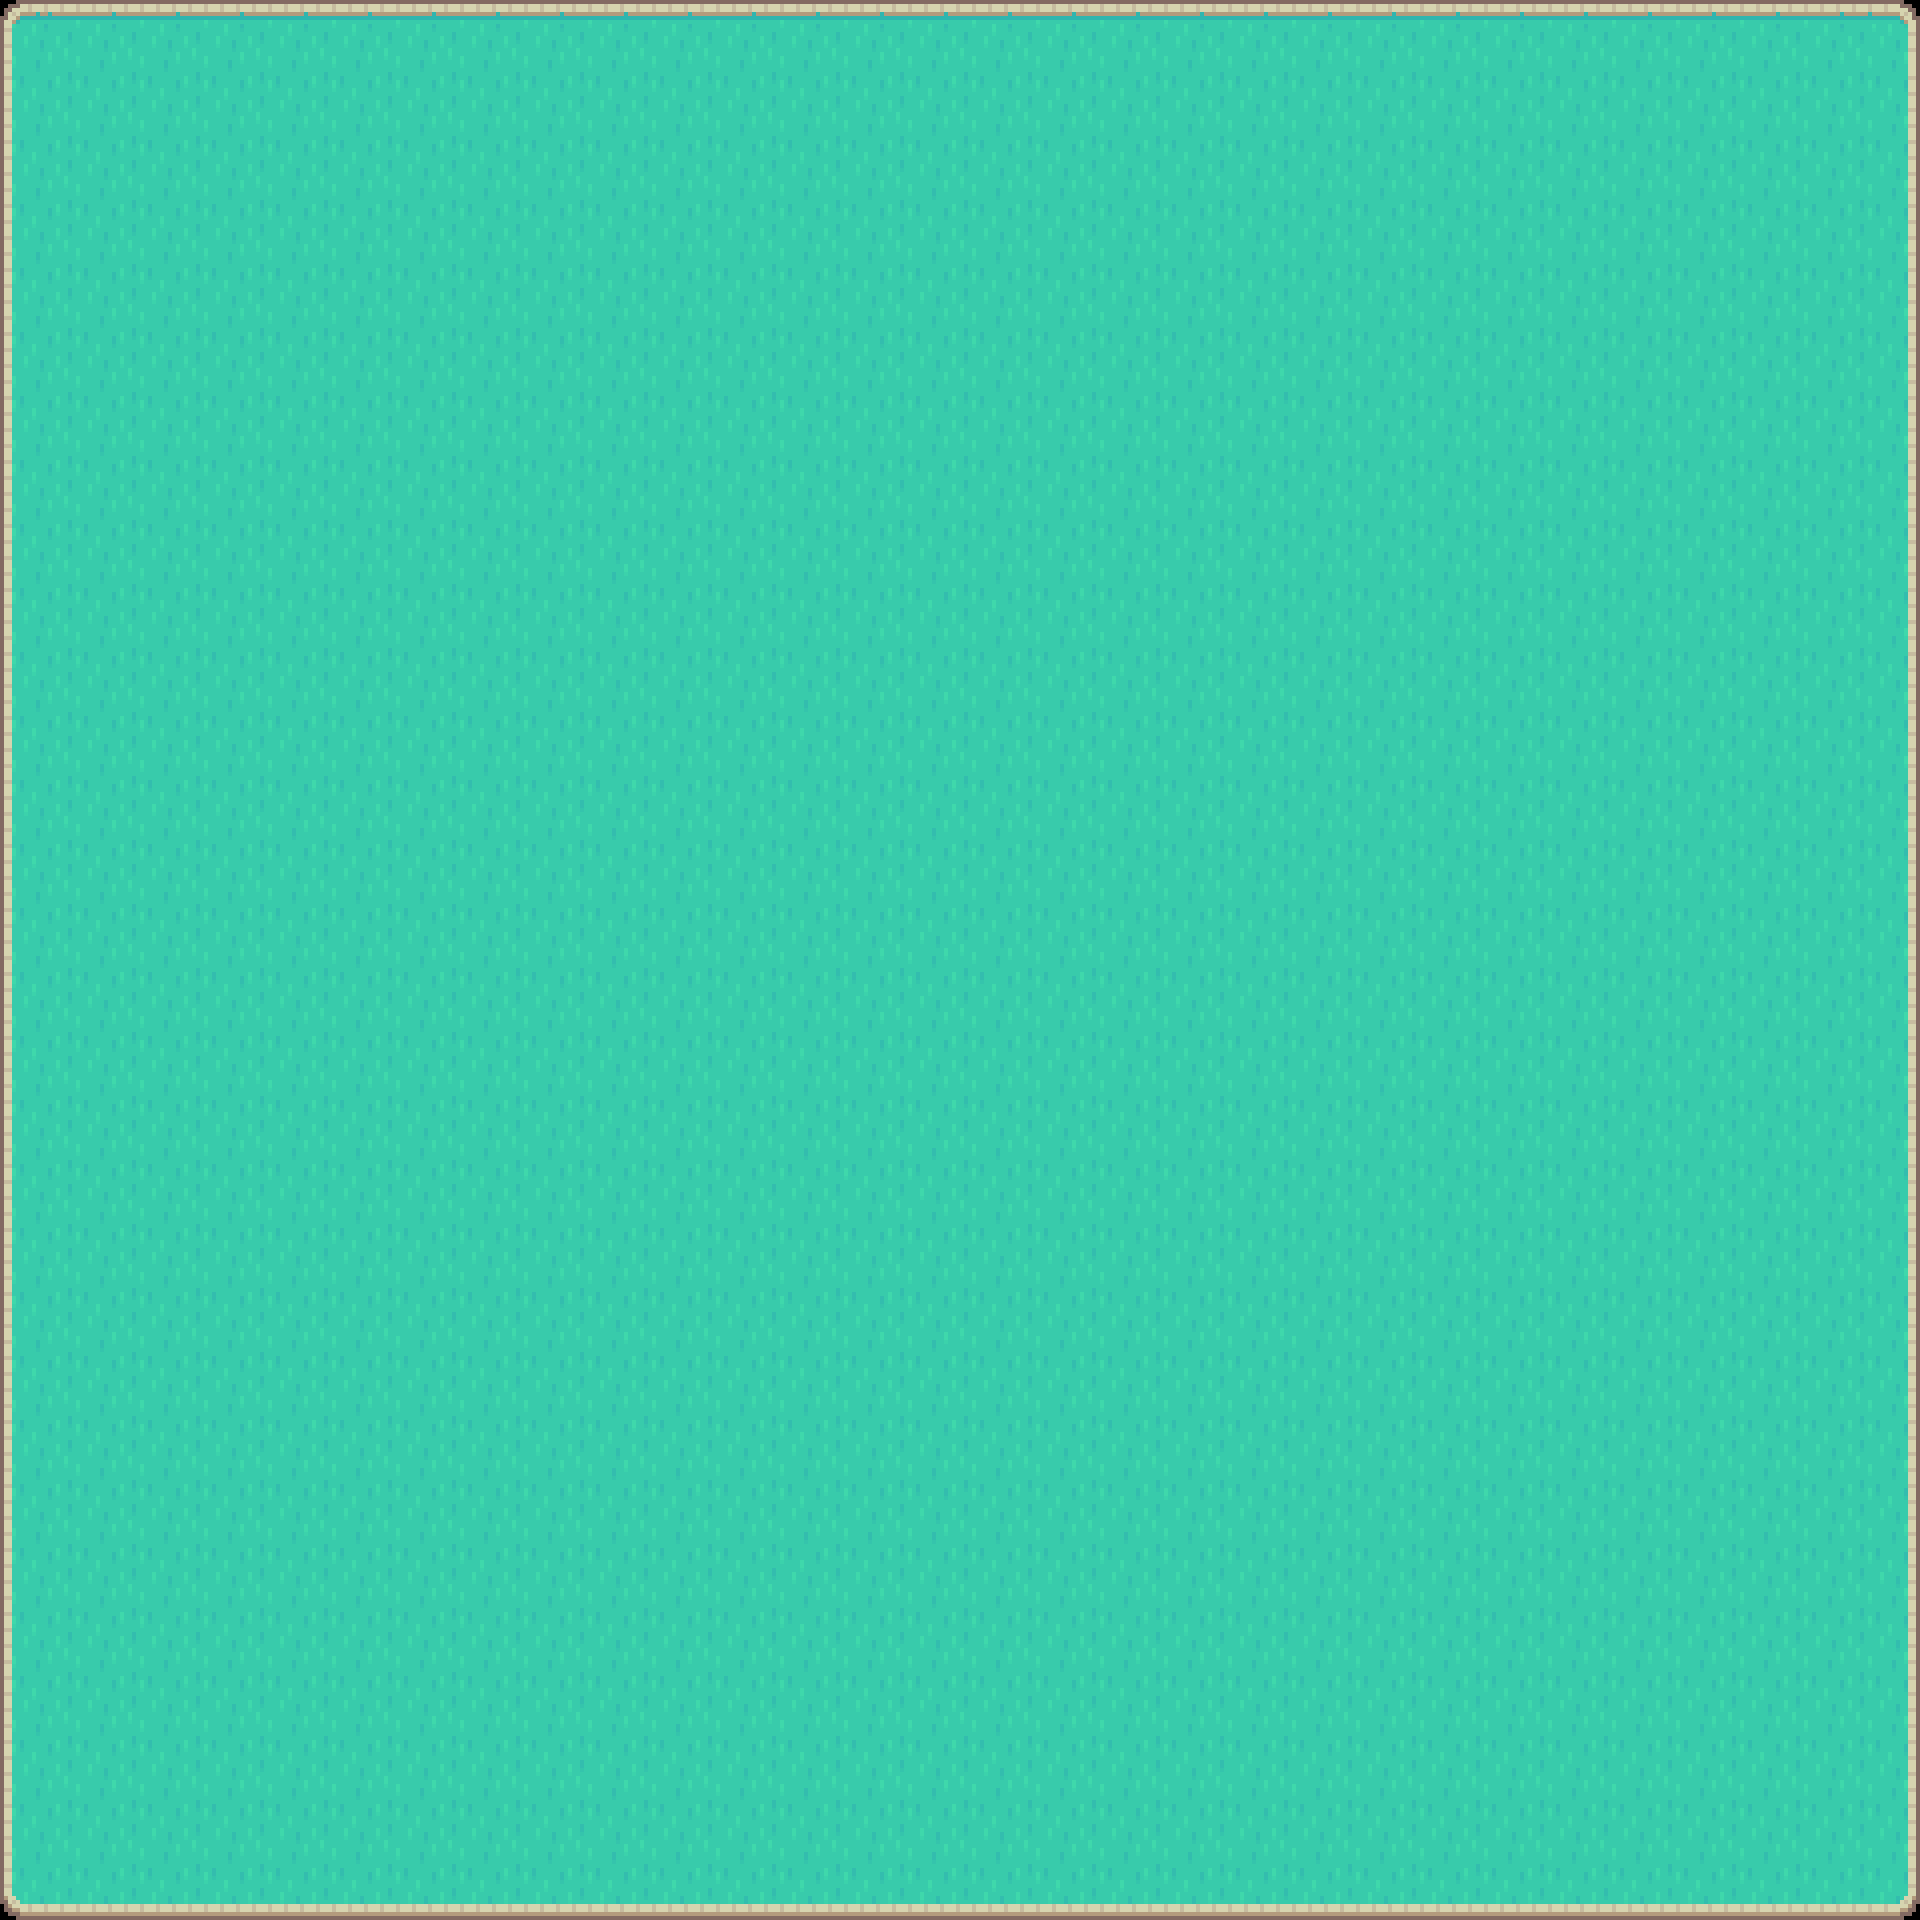

Below is a game level as drawn by its tile map, then a one-line description and the .tmx file that defines it, in full:
An orthogonal 30x30 tile map with 64x64 px tiles, 2 tile layers (Ground, Trees).

<map version="1.5" tiledversion="1.7.2" orientation="orthogonal" renderorder="right-down" width="30" height="30" tilewidth="64" tileheight="64" infinite="0" nextlayerid="3" nextobjectid="1">
 <tileset firstgid="1" name="test-tiles" tilewidth="64" tileheight="64" tilecount="54" columns="9">
  <image source="tileset.png" width="576" height="384" />
 </tileset>
 <layer id="1" name="Ground" width="30" height="30">
  <data encoding="csv">
1,2,2,2,2,2,2,2,2,2,2,2,2,2,2,2,2,2,2,2,2,2,2,2,2,2,2,2,2,3,
10,11,11,11,11,11,11,11,11,11,11,11,11,11,11,11,11,11,11,11,11,11,11,11,11,11,11,11,11,12,
10,11,11,11,11,11,11,11,11,11,11,11,11,11,11,11,11,11,11,11,11,11,11,11,11,11,11,11,11,12,
10,11,11,11,11,11,11,11,11,11,11,11,11,11,11,11,11,11,11,11,11,11,11,11,11,11,11,11,11,12,
10,11,11,11,11,11,11,11,11,11,11,11,11,11,11,11,11,11,11,11,11,11,11,11,11,11,11,11,11,12,
10,11,11,11,11,11,11,11,11,11,11,11,11,11,11,11,11,11,11,11,11,11,11,11,11,11,11,11,11,12,
10,11,11,11,11,11,11,11,11,11,11,11,11,11,11,11,11,11,11,11,11,11,11,11,11,11,11,11,11,12,
10,11,11,11,11,11,11,11,11,11,11,11,11,11,11,11,11,11,11,11,11,11,11,11,11,11,11,11,11,12,
10,11,11,11,11,11,11,11,11,11,11,11,11,11,11,11,11,11,11,11,11,11,11,11,11,11,11,11,11,12,
10,11,11,11,11,11,11,11,11,11,11,11,11,11,11,11,11,11,11,11,11,11,11,11,11,11,11,11,11,12,
10,11,11,11,11,11,11,11,11,11,11,11,11,11,11,11,11,11,11,11,11,11,11,11,11,11,11,11,11,12,
10,11,11,11,11,11,11,11,11,11,11,11,11,11,11,11,11,11,11,11,11,11,11,11,11,11,11,11,11,12,
10,11,11,11,11,11,11,11,11,11,11,11,11,11,11,11,11,11,11,11,11,11,11,11,11,11,11,11,11,12,
10,11,11,11,11,11,11,11,11,11,11,11,11,11,11,11,11,11,11,11,11,11,11,11,11,11,11,11,11,12,
10,11,11,11,11,11,11,11,11,11,11,11,11,11,11,11,11,11,11,11,11,11,11,11,11,11,11,11,11,12,
10,11,11,11,11,11,11,11,11,11,11,11,11,11,11,11,11,11,11,11,11,11,11,11,11,11,11,11,11,12,
10,11,11,11,11,11,11,11,11,11,11,11,11,11,11,11,11,11,11,11,11,11,11,11,11,11,11,11,11,12,
10,11,11,11,11,11,11,11,11,11,11,11,11,11,11,11,11,11,11,11,11,11,11,11,11,11,11,11,11,12,
10,11,11,11,11,11,11,11,11,11,11,11,11,11,11,11,11,11,11,11,11,11,11,11,11,11,11,11,11,12,
10,11,11,11,11,11,11,11,11,11,11,11,11,11,11,11,11,11,11,11,11,11,11,11,11,11,11,11,11,12,
10,11,11,11,11,11,11,11,11,11,11,11,11,11,11,11,11,11,11,11,11,11,11,11,11,11,11,11,11,12,
10,11,11,11,11,11,11,11,11,11,11,11,11,11,11,11,11,11,11,11,11,11,11,11,11,11,11,11,11,12,
10,11,11,11,11,11,11,11,11,11,11,11,11,11,11,11,11,11,11,11,11,11,11,11,11,11,11,11,11,12,
10,11,11,11,11,11,11,11,11,11,11,11,11,11,11,11,11,11,11,11,11,11,11,11,11,11,11,11,11,12,
10,11,11,11,11,11,11,11,11,11,11,11,11,11,11,11,11,11,11,11,11,11,11,11,11,11,11,11,11,12,
10,11,11,11,11,11,11,11,11,11,11,11,11,11,11,11,11,11,11,11,11,11,11,11,11,11,11,11,11,12,
10,11,11,11,11,11,11,11,11,11,11,11,11,11,11,11,11,11,11,11,11,11,11,11,11,11,11,11,11,12,
10,11,11,11,11,11,11,11,11,11,11,11,11,11,11,11,11,11,11,11,11,11,11,11,11,11,11,11,11,12,
10,11,11,11,11,11,11,11,11,11,11,11,11,11,11,11,11,11,11,11,11,11,11,11,11,11,11,11,11,12,
19,20,20,20,20,20,20,20,20,20,20,20,20,20,20,20,20,20,20,20,20,20,20,20,20,20,20,20,20,21
</data>
 </layer>
 <layer id="2" name="Trees" width="30" height="30">
  <data encoding="csv">
0,0,0,0,0,0,0,0,0,0,0,0,0,0,0,0,0,0,0,0,0,0,0,0,0,0,0,0,0,0,
0,0,0,0,0,0,0,0,0,0,0,0,0,0,0,0,0,0,0,0,0,0,0,0,0,0,0,0,0,0,
0,0,0,0,0,0,0,0,0,0,0,0,0,0,0,0,0,0,0,0,0,0,0,0,0,0,0,0,0,0,
0,0,0,0,0,0,0,0,0,0,0,0,0,0,0,0,0,0,0,0,0,0,0,0,0,0,0,0,0,0,
0,0,0,0,0,0,0,0,0,0,0,0,0,0,0,0,0,0,0,0,0,0,0,0,0,0,0,0,0,0,
0,0,0,0,0,0,0,0,0,0,0,0,0,0,0,0,0,0,0,0,0,0,0,0,0,0,0,0,0,0,
0,0,0,0,0,0,0,0,0,0,0,0,0,0,0,0,0,0,0,0,0,0,0,0,0,0,0,0,0,0,
0,0,0,0,0,0,0,0,0,0,0,0,0,0,0,0,0,0,0,0,0,0,0,0,0,0,0,0,0,0,
0,0,0,0,0,0,0,0,0,0,0,0,0,0,0,0,0,0,0,0,0,0,0,0,0,0,0,0,0,0,
0,0,0,0,0,0,0,0,0,0,0,0,0,0,0,0,0,0,0,0,0,0,0,0,0,0,0,0,0,0,
0,0,0,0,0,0,0,0,0,0,0,0,0,0,0,0,0,0,0,0,0,0,0,0,0,0,0,0,0,0,
0,0,0,0,0,0,0,0,0,0,0,0,0,0,0,0,0,0,0,0,0,0,0,0,0,0,0,0,0,0,
0,0,0,0,0,0,0,0,0,0,0,0,0,0,0,0,0,0,0,0,0,0,0,0,0,0,0,0,0,0,
0,0,0,0,0,0,0,0,0,0,0,0,0,0,0,0,0,0,0,0,0,0,0,0,0,0,0,0,0,0,
0,0,0,0,0,0,0,0,0,0,0,0,0,0,0,0,0,0,0,0,0,0,0,0,0,0,0,0,0,0,
0,0,0,0,0,0,0,0,0,0,0,0,0,0,0,0,0,0,0,0,0,0,0,0,0,0,0,0,0,0,
0,0,0,0,0,0,0,0,0,0,0,0,0,0,0,0,0,0,0,0,0,0,0,0,0,0,0,0,0,0,
0,0,0,0,0,0,0,0,0,0,0,0,0,0,0,0,0,0,0,0,0,0,0,0,0,0,0,0,0,0,
0,0,0,0,0,0,0,0,0,0,0,0,0,0,0,0,0,0,0,0,0,0,0,0,0,0,0,0,0,0,
0,0,0,0,0,0,0,0,0,0,0,0,0,0,0,0,0,0,0,0,0,0,0,0,0,0,0,0,0,0,
0,0,0,0,0,0,0,0,0,0,0,0,0,0,0,0,0,0,0,0,0,0,0,0,0,0,0,0,0,0,
0,0,0,0,0,0,0,0,0,0,0,0,0,0,0,0,0,0,0,0,0,0,0,0,0,0,0,0,0,0,
0,0,0,0,0,0,0,0,0,0,0,0,0,0,0,0,0,0,0,0,0,0,0,0,0,0,0,0,0,0,
0,0,0,0,0,0,0,0,0,0,0,0,0,0,0,0,0,0,0,0,0,0,0,0,0,0,0,0,0,0,
0,0,0,0,0,0,0,0,0,0,0,0,0,0,0,0,0,0,0,0,0,0,0,0,0,0,0,0,0,0,
0,0,0,0,0,0,0,0,0,0,0,0,0,0,0,0,0,0,0,0,0,0,0,0,0,0,0,0,0,0,
0,0,0,0,0,0,0,0,0,0,0,0,0,0,0,0,0,0,0,0,0,0,0,0,0,0,0,0,0,0,
0,0,0,0,0,0,0,0,0,0,0,0,0,0,0,0,0,0,0,0,0,0,0,0,0,0,0,0,0,0,
0,0,0,0,0,0,0,0,0,0,0,0,0,0,0,0,0,0,0,0,0,0,0,0,0,0,0,0,0,0,
0,0,0,0,0,0,0,0,0,0,0,0,0,0,0,0,0,0,0,0,0,0,0,0,0,0,0,0,0,0
</data>
 </layer>
</map>
